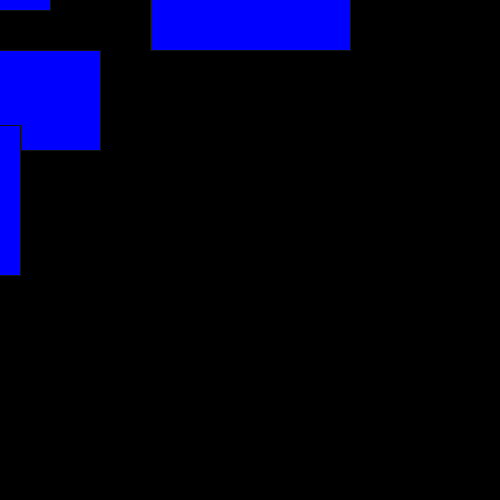
Frame 1 (no input)
Frame 60 (the mouse pressed at the canvas centre just before this capture): identical to frame 1, image omitted
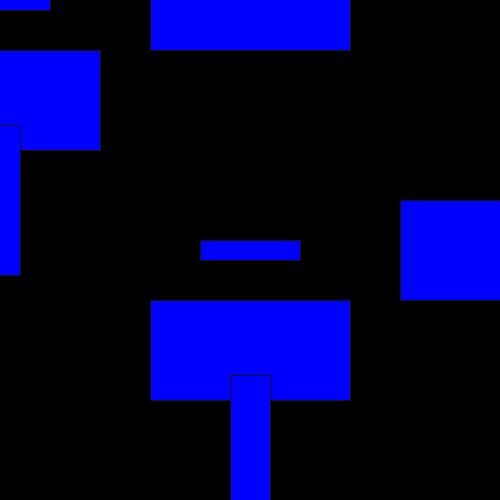
Frame 120 (the mouse held since frame 60 and released just before this capture)

The Processing sketch that drew these frames (run headless with seeded random() and noise(); from frame 60 on, the mouse is pressed at the canvas centre):

// Processing sketch: processing_12241
// ── processing_12241.pde

void setup (){
  size (500,500);
  background(0);
  frameRate(20); 
}
  void draw() {
    stroke(20);
    fill(0,0,255);
    rectMode(CENTER);
    rect(mouseX,mouseY,100,20);
    
    stroke(20);
    fill(0,0,255);
    rectMode(CENTER);
    rect(mouseX+250,mouseY,200,100);
    
    stroke(20);
    fill(0,0,255);
    rectMode(CENTER);
    rect(mouseX,mouseY+100,200,100);
    
    stroke(20);
    fill(0,0,255);
    rectMode(CENTER);
    rect(mouseX,mouseY+200,40,150);
  } 
